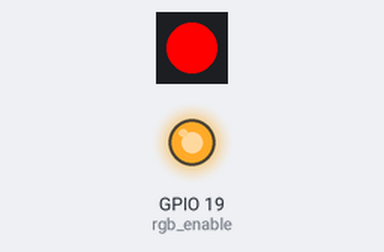
The program below on a simulated ESP32 board running MicroPython. On the bench: 1 RGB LEDs in strip order, left to right, output pins drawn as LEDs (lit = HIGH).

Above: at 0.2 s.
At 1.7 s:
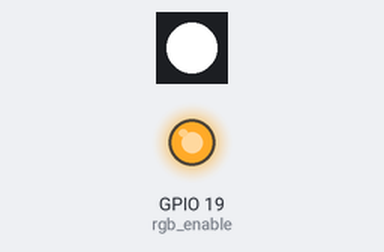
At 3.2 s:
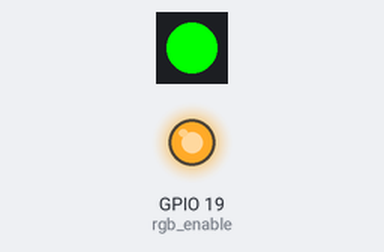
At 4.7 s:
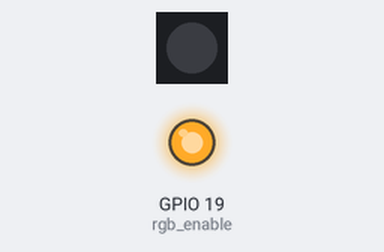
Timing chart, 0 to 5.8 s (numbered marks = the images above):
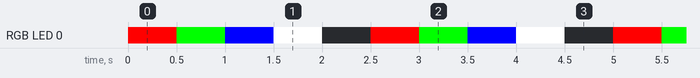

The program:

M5NanoC6_RGB.py
```python
# The built-in Neopixel RGB-LED.
# - https://docs.m5stack.com/en/core/M5NanoC6

#--------------------------------------------------
import time
import machine
import neopixel

#--------------------------------------------------
# setup
rgb_enable = machine.Pin(19, machine.Pin.OUT)
rgb_enable.on();

rgb = neopixel.NeoPixel(machine.Pin(20), 1)

#--------------------------------------------------
# loop
while True:
    # R=100% G=0%, B=0%
    rgb[0] = (255, 0, 0)
    rgb.write()
    time.sleep(0.500)

    # R=0% G=100%, B=0%
    rgb[0] = (0, 255, 0)
    rgb.write()
    time.sleep(0.500)

    # R=0% G=0%, B=100%
    rgb[0] = (0, 0, 255)
    rgb.write()
    time.sleep(0.500)

    # R=100% G=100%, B=100%
    rgb[0] = (255, 255, 255)
    rgb.write()
    time.sleep(0.500)

    # R=0% G=0%, B=0%
    rgb[0] = (0, 0, 0)
    rgb.write()
    time.sleep(0.500)
```

Measured:
- by itself, RGB LED 0: repeats every 2.5 s: RGB(0, 255, 0) 0.50 s, RGB(0, 0, 255) 0.50 s, RGB(255, 255, 255) 0.50 s, off 0.50 s, RGB(255, 0, 0) 0.50 s
- by itself, everything shown: repeats every 2.5 s, in 5 steps
